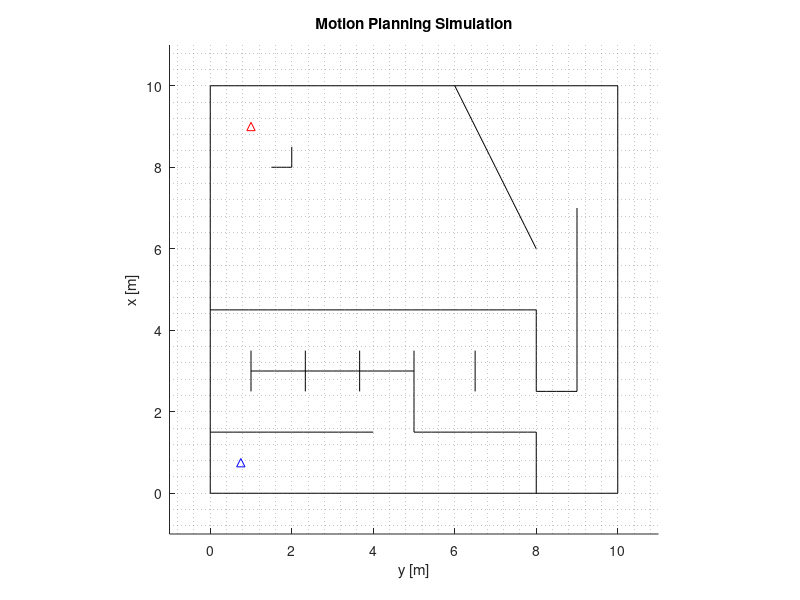

Reproduce this figure in MATLAB. (Note: this script raises an error after producing the figure.)
%% Motion Planning MATLAB Simulation
% Author: Alfin Junaedy
% Date: 2025 - 08 - 08
% Citation:
%   If you use this code in your research, please cite:
%   [A. Junaedy, H. Masuta, Y. Fuse, K. Sawai, K. Koyanagi, A. Almassri, and F. Li, 
%   "Onboard modular control and planning for autonomous indoor UAV navigation on resource-constrained CPUs," 
%   J. Robot. Mechatron., Vol.37, No.6, 2025.]
% License:
%   This code is released under the MIT License.
%   See LICENSE file in the repository for details.

close all; clear all; clc;

% *********** Settings ***********
map = 1;                % Select map 1 or 2
start = [0.75 0.75];    % Starting position
goal = [9 1];           % Goal position
% --------------------------------
obsStep = 0.075;        % Obstacle movement step
obsDist = 0.75;         % Dynamic obstacle movement limit
safeDistOA = 0.80;      % Safety distance for OA
safeDistPP = 0.25;      % Safety distance for PP
pathStep = 0.25;        % Path planning step
timeoutPP = 3;          % Path planning timeout
pathUptErr = 0.15;      % Maximum displacement to update path
robotRds = 0.11;        % Robot radius
mpStep = 0.1;           % Motion planning step
goalRds = 0.2;          % Goal radius to reach
% ********************************

if (map == 1)
    load('wallnodes.mat');
    load('obsnodes.mat');
else
    load('wallnodes2.mat');
    load('obsnodes2.mat');
end

fig = figure; 
set(fig, 'WindowState', 'maximized'); 
hold on;
plot(start(2),start(1),'b^',goal(2),goal(1),'r^');
for i = 1:length(wallnodes)
    plot(wallnodes{i}(:,2),wallnodes{i}(:,1),'k-');
end
ylim([-1 11]); xlim([-1 11]);
ylabel('x [m]'); xlabel('y [m]'); axis equal; grid minor;
title("Motion Planning Simulation");
drawnow;
pltObs = []; pltPath = []; pltRobot = []; pltObs2 = []; path = []; nPath = 0;
tRobot = linspace(0,2*pi,15)';
cRobot0 = [robotRds*cos(tRobot) robotRds*sin(tRobot)];
dirOA = 0; dirPP = 0; dirMP = 0; weightOA = 0; gErr = 0; nObspos = 0;
curpos = start; curpos0 = curpos; goal0 = curpos; 

while 1
    % Dynamic obstacles ---------------------------------------------------
    obsnodes = updateobstacle_mex(obsStep,obsDist,wallnodes,obsnodes);
    %obsnodes = updateobstacle(obsStep,obsDist,wallnodes,obsnodes);
    try if (~isempty(pltObs)) set(pltObs,'xData',NaN,'yData',NaN); end 
    catch if (~isempty(pltObs)) delete(pltObs); end
    end
    pltObs = zeros(length(obsnodes),1);
    for i = 1:length(obsnodes)
        pltObs(i) = plot(obsnodes{i}(:,2),obsnodes{i}(:,1),'r-');
    end

    % Path planning -------------------------------------------------------
    if (nPath == 0)
        [path, nPath] = pathplanning_mex(curpos,goal,wallnodes,obsnodes,safeDistPP,pathStep,timeoutPP*0.3);
        %[path, nPath] = pathplanning(curpos,goal,wallnodes,obsnodes,safeDistPP,pathStep,timeoutPP);
        if (nPath > 0)
            if (path(1,1) == 0 && path(1,2) == 0) path(1,:) = goal; end
            dirPP = atan2d(path(1,2)-curpos(2),path(1,1)-curpos(1));
            try if (~isempty(pltPath)) set(pltPath,'xData',NaN,'yData',NaN); end 
            catch if (~isempty(pltPath)) delete(pltPath); end
            end
            pltPath = plot([curpos(2); path(1:nPath,2)],[curpos(1); path(1:nPath,1)],'b-');
        end
    else
        if (path(1,1) == 0 && path(1,2) == 0) path(1,:) = goal; end
        dirPP = atan2d(path(1,2)-curpos(2),path(1,1)-curpos(1));
    end

    % Obstacle avoidance --------------------------------------------------
    if (nPath > 0)
        [dirOA,weightOA,obspos,nObspos] = obstacleavoidance_mex(curpos,path(1,:),wallnodes,obsnodes,safeDistOA);
        %[dirOA,weightOA,obspos,nObspos] = obstacleavoidance(curpos,path(1,:),wallnodes,obsnodes,safeDistOA);
    else
        [dirOA,weightOA,obspos,nObspos] = obstacleavoidance_mex(curpos,goal,wallnodes,obsnodes,safeDistOA);
        %[dirOA,weightOA,obspos,nObspos] = obstacleavoidance(curpos,goal,wallnodes,obsnodes,safeDistOA);
    end

    % MOO -----------------------------------------------------------------
    O = [mpStep*cosd(dirOA) mpStep*sind(dirOA)];
    G = [mpStep*cosd(dirPP) mpStep*sind(dirPP)];
    D = weightOA*O + (1-weightOA)*G;
    dirMP = atan2d(D(2),D(1));
    curpos = curpos+[mpStep*cosd(dirMP) mpStep*sind(dirMP)];
    if (nPath > 0)
        gErr = sqrt(((curpos0(1)-path(1,1))*(curpos0(1)-path(1,1))) + ((curpos0(2)-path(1,2))*(curpos0(2)-path(1,2))));
        if (gErr <= goalRds && length(path(:,1)) > 1)
            goal0 = path(1,:);
            nPath = 0;
        else
            dPath = sqrt(((goal0(1)-path(1,1))*(goal0(1)-path(1,1))) + ((goal0(2)-path(1,2))*(goal0(2)-path(1,2))));
            rMin = 9999;
            for i = (pathUptErr*0.25)/dPath:(pathUptErr*0.25)/dPath:1
                o = path(1,:) + i * (goal0-path(1,:));
                r = sqrt(((o(1)-curpos0(1))*(o(1)-curpos0(1))) + ((o(2)-curpos0(2))*(o(2)-curpos0(2))));
                if (r < rMin) rMin = r; end
            end
            if (rMin > pathUptErr)
                nPath = 0;
                goal0 = curpos0;
            end
        end
    end
    
    % Position update -----------------------------------------------------
    cRobot = cRobot0 + curpos0;
    try if (~isempty(pltRobot)) set(pltRobot,'xData',NaN,'yData',NaN); end 
    catch if (~isempty(pltRobot)) delete(pltRobot); end
    end
    pltRobot = plot(cRobot(:,2),cRobot(:,1),'k-');
    plot(curpos0(2),curpos0(1),'k.');
    lng = 0.35; VO = [curpos0(1)+lng*cosd(dirOA) curpos0(2)+lng*sind(dirOA)];
    lng = 0.4; VG = [curpos0(1)+lng*cosd(dirPP) curpos0(2)+lng*sind(dirPP)];
    lng = 0.3; VD = [curpos0(1)+lng*cosd(dirMP) curpos0(2)+lng*sind(dirMP)];
    try if (~isempty(pltObs2)) set(pltObs2,'xData',NaN,'yData',NaN); end 
    catch if (~isempty(pltObs2)) delete(pltObs2); end
    end
    pltObs2 = zeros(100,1);
    pltObs2(1) = plot([curpos0(2) VG(2)],[curpos0(1) VG(1)],'b-','LineWidth',5);
    pltObs2(2) = plot([curpos0(2) VO(2)],[curpos0(1) VO(1)],'r-','LineWidth',3);
    pltObs2(3) = plot([curpos0(2) VD(2)],[curpos0(1) VD(1)],'g-','LineWidth',3);
    if (nObspos > 0)
        pltObs2(4) = plot(obspos(1:nObspos,2),obspos(1:nObspos,1),'r*');
        for i = 1:nObspos
            pltObs2(4+i) = plot([curpos0(2) obspos(i,2)],[curpos0(1) obspos(i,1)],'k:');
        end
    end

    % Termination ---------------------------------------------------------
    drawnow;
    gErr2 = sqrt(((curpos0(1)-goal(1))*(curpos0(1)-goal(1))) + ((curpos0(2)-goal(2))*(curpos0(2)-goal(2))));
    if (gErr2 <= goalRds) 
        try if (~isempty(pltObs2)) set(pltObs2,'xData',NaN,'yData',NaN); end 
        catch if (~isempty(pltObs2)) delete(pltObs2); end
        end
        try if (~isempty(pltPath)) set(pltPath,'xData',NaN,'yData',NaN); end 
        catch if (~isempty(pltPath)) delete(pltPath); end
        end
        pltObs2 = plot([curpos0(2) VD(2)],[curpos0(1) VD(1)],'k-','LineWidth',3);
        break;
    end
    curpos0 = curpos;
end
